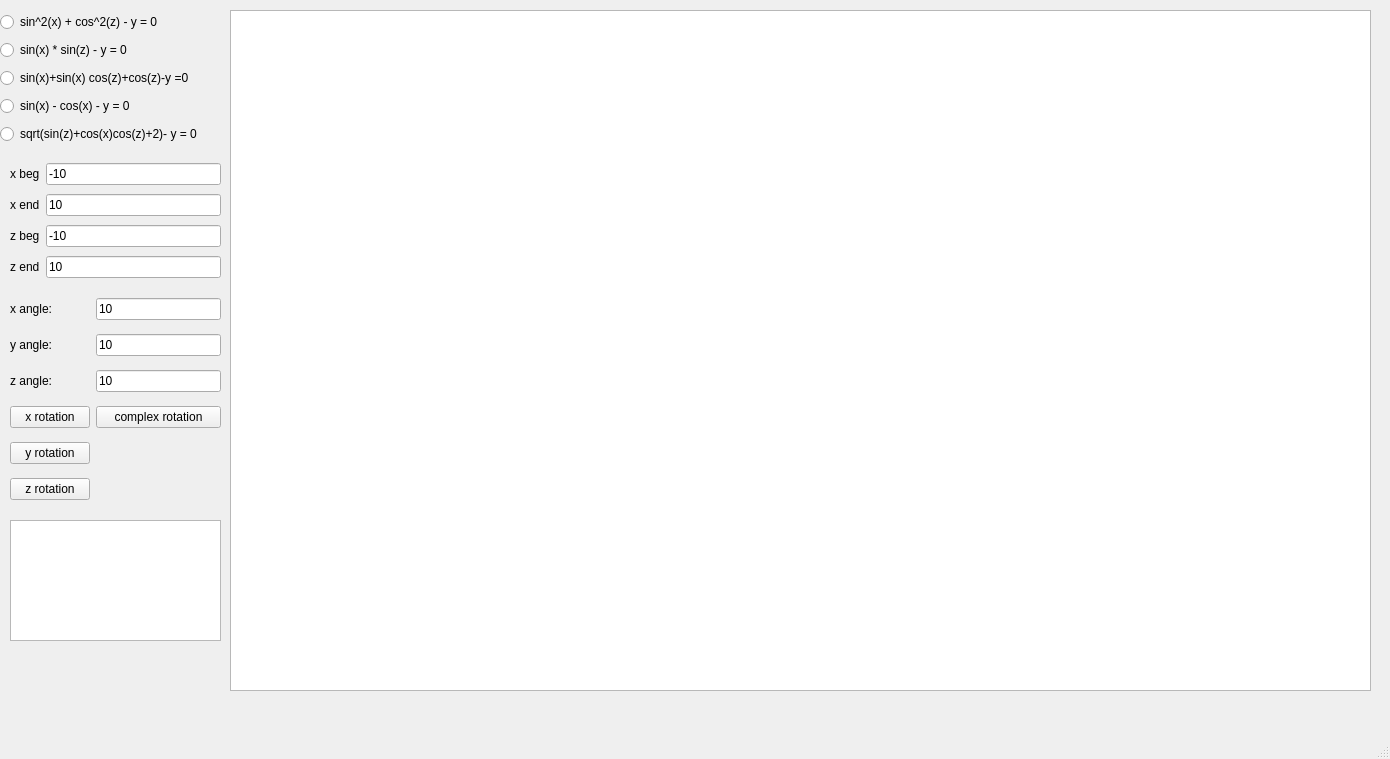
<?xml version="1.0" encoding="UTF-8"?>
<ui version="4.0">
 <class>viewer</class>
 <widget class="QMainWindow" name="viewer">
  <property name="geometry">
   <rect>
    <x>0</x>
    <y>0</y>
    <width>1390</width>
    <height>759</height>
   </rect>
  </property>
  <property name="windowTitle">
   <string>viewer</string>
  </property>
  <widget class="QWidget" name="centralwidget">
   <widget class="QWidget" name="gridLayoutWidget">
    <property name="geometry">
     <rect>
      <x>0</x>
      <y>10</y>
      <width>264</width>
      <height>136</height>
     </rect>
    </property>
    <layout class="QGridLayout" name="gridLayout">
     <item row="0" column="0">
      <widget class="QRadioButton" name="func_1_but">
       <property name="text">
        <string>sin^2(x) + cos^2(z) - y = 0</string>
       </property>
       <property name="checkable">
        <bool>true</bool>
       </property>
       <property name="checked">
        <bool>false</bool>
       </property>
      </widget>
     </item>
     <item row="3" column="0">
      <widget class="QRadioButton" name="func_4_but">
       <property name="text">
        <string>sin(x) - cos(x) - y = 0</string>
       </property>
      </widget>
     </item>
     <item row="1" column="0">
      <widget class="QRadioButton" name="func_2_but">
       <property name="text">
        <string>sin(x) * sin(z) - y = 0</string>
       </property>
      </widget>
     </item>
     <item row="2" column="0">
      <widget class="QRadioButton" name="func_3_but">
       <property name="text">
        <string>sin(x)+sin(x) cos(z)+cos(z)-y =0</string>
       </property>
      </widget>
     </item>
     <item row="4" column="0">
      <widget class="QRadioButton" name="func_5_but">
       <property name="text">
        <string>sqrt(sin(z)+cos(x)cos(z)+2)- y = 0</string>
       </property>
      </widget>
     </item>
    </layout>
   </widget>
   <widget class="QWidget" name="gridLayoutWidget_2">
    <property name="geometry">
     <rect>
      <x>10</x>
      <y>290</y>
      <width>211</width>
      <height>221</height>
     </rect>
    </property>
    <layout class="QGridLayout" name="gridLayout_2">
     <item row="1" column="0">
      <widget class="QLabel" name="label">
       <property name="text">
        <string>x angle:</string>
       </property>
      </widget>
     </item>
     <item row="3" column="0">
      <widget class="QLabel" name="label_2">
       <property name="text">
        <string>z angle:</string>
       </property>
      </widget>
     </item>
     <item row="4" column="1">
      <widget class="QPushButton" name="complex_rotation_but">
       <property name="text">
        <string>complex rotation</string>
       </property>
      </widget>
     </item>
     <item row="3" column="1">
      <widget class="QLineEdit" name="z_angle_text">
       <property name="text">
        <string>10</string>
       </property>
      </widget>
     </item>
     <item row="4" column="0">
      <widget class="QPushButton" name="x_rotation_but">
       <property name="text">
        <string>x rotation</string>
       </property>
      </widget>
     </item>
     <item row="1" column="1">
      <widget class="QLineEdit" name="x_angle_text">
       <property name="text">
        <string>10</string>
       </property>
      </widget>
     </item>
     <item row="2" column="0">
      <widget class="QLabel" name="label_3">
       <property name="text">
        <string>y angle:</string>
       </property>
      </widget>
     </item>
     <item row="7" column="0">
      <widget class="QPushButton" name="z_rotation_but">
       <property name="text">
        <string>z rotation</string>
       </property>
      </widget>
     </item>
     <item row="5" column="0">
      <widget class="QPushButton" name="y_rotation_but">
       <property name="text">
        <string>y rotation</string>
       </property>
      </widget>
     </item>
     <item row="2" column="1">
      <widget class="QLineEdit" name="y_angle_text">
       <property name="text">
        <string>10</string>
       </property>
      </widget>
     </item>
    </layout>
   </widget>
   <widget class="QTextEdit" name="textEdit">
    <property name="geometry">
     <rect>
      <x>10</x>
      <y>520</y>
      <width>211</width>
      <height>121</height>
     </rect>
    </property>
   </widget>
   <widget class="QGraphicsView" name="graphicsView">
    <property name="geometry">
     <rect>
      <x>230</x>
      <y>10</y>
      <width>1141</width>
      <height>681</height>
     </rect>
    </property>
   </widget>
   <widget class="QWidget" name="gridLayoutWidget_3">
    <property name="geometry">
     <rect>
      <x>10</x>
      <y>160</y>
      <width>211</width>
      <height>121</height>
     </rect>
    </property>
    <layout class="QGridLayout" name="gridLayout_3">
     <item row="2" column="0">
      <widget class="QLabel" name="label_6">
       <property name="text">
        <string>z beg</string>
       </property>
      </widget>
     </item>
     <item row="1" column="1">
      <widget class="QLineEdit" name="x_end_text">
       <property name="text">
        <string>10</string>
       </property>
      </widget>
     </item>
     <item row="0" column="1">
      <widget class="QLineEdit" name="x_beg_text">
       <property name="text">
        <string>-10</string>
       </property>
      </widget>
     </item>
     <item row="0" column="0">
      <widget class="QLabel" name="label_4">
       <property name="text">
        <string>x beg</string>
       </property>
      </widget>
     </item>
     <item row="1" column="0">
      <widget class="QLabel" name="label_5">
       <property name="text">
        <string>x end</string>
       </property>
      </widget>
     </item>
     <item row="2" column="1">
      <widget class="QLineEdit" name="z_beg_text">
       <property name="text">
        <string>-10</string>
       </property>
      </widget>
     </item>
     <item row="3" column="0">
      <widget class="QLabel" name="label_7">
       <property name="text">
        <string>z end</string>
       </property>
      </widget>
     </item>
     <item row="3" column="1">
      <widget class="QLineEdit" name="z_end_text">
       <property name="text">
        <string>10</string>
       </property>
      </widget>
     </item>
    </layout>
   </widget>
  </widget>
  <widget class="QMenuBar" name="menubar">
   <property name="geometry">
    <rect>
     <x>0</x>
     <y>0</y>
     <width>1390</width>
     <height>21</height>
    </rect>
   </property>
  </widget>
  <widget class="QStatusBar" name="statusbar"/>
 </widget>
 <resources/>
 <connections/>
</ui>
